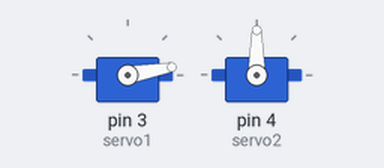
A sketch run on a simulated Arduino Uno, built with avr-gcc and run on an emulated ATmega328P. Parts: 2 × servo.

Above: at 0.05 s.
At 1.5 s:
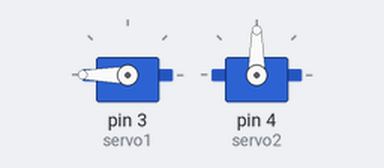
At 3.0 s:
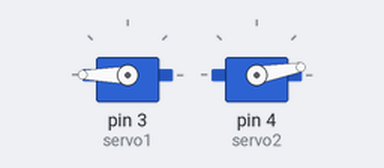
At 6.0 s:
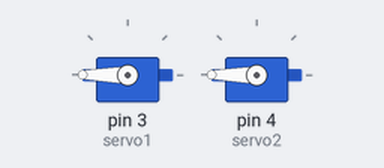
Timing chart, 0 to 7.8 s (numbered marks = the images above):
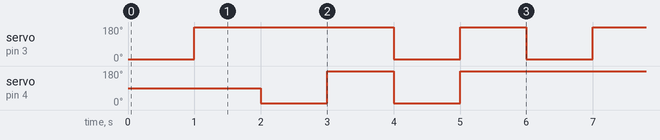

The sketch:

Exemplo_Controle_de_2_Servos_Motores.ino
```cpp
// Controle de 2 servos

  #include <Servo.h>

  Servo servo1;
  Servo servo2;

  void setup()
{
  servo1.attach(3);
  servo2.attach(4);
}

void loop()
{
  servo1.write(10);
  delay (1000);
  servo1.write(180);
  delay (1000);
  servo2.write(10);
  delay (1000);
  servo2.write(180);
  delay (1000);
  servo1.write(10);
  servo2.write(10);
  delay (1000);
  servo1.write(180);
  servo2.write(180);
  delay (1000);
}
```

Measured:
- by itself, servo on pin 3 (servo1): repeats every 6.0 s: 10° 1.0 s, 180° 1.0 s, 10° 1.0 s, 180° 3.0 s
- by itself, servo on pin 4 (servo2): repeats every 6.0 s: 180° 1.0 s, 10° 1.0 s, 180° 3.0 s, 10° 1.0 s
